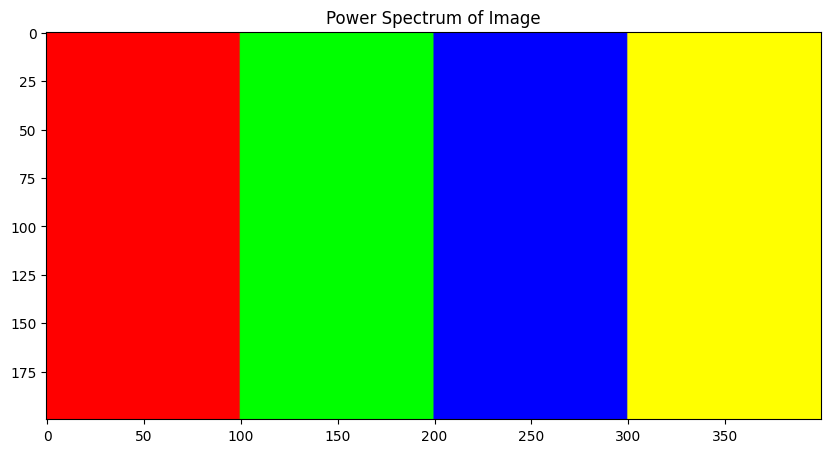
#> input picture output.png, 831 x 453 px
$ jupyter execute --allow-errors analysis.ipynb
#> lines starting #> are read from the running program, lines starting #| are printed output that depends on the picture; long printed decimals are rounded
[cell 1]
import cv2
import numpy as np
import matplotlib.pyplot as plt

[cell 2]
image_path = 'test_code/B00001.png'
images_path = [
    image_path,
    "output.png",
    "wb.png",
]

## Histogram Analysis:

Plot the intensity histogram to understand the distribution of pixel values. Noise often appears as additional peaks or spread in the histogram, especially in low-intensity ranges.

[cell 3]
# Load the PIV image in grayscale
image = cv2.imread(image_path, cv2.IMREAD_GRAYSCALE)

# Check if the image was loaded correctly
#> (the rest of this cell did not finish here and is left out)

[cell 4]
# Load the PIV image in grayscale
image = cv2.imread(images_path[1], cv2.IMREAD_GRAYSCALE)
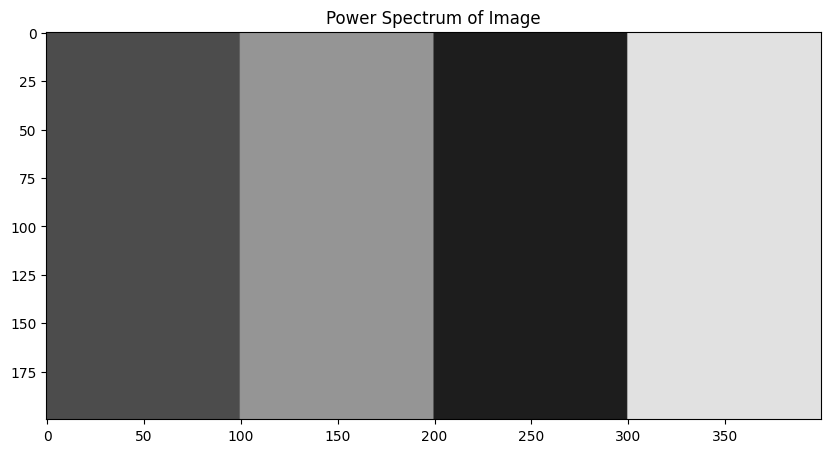
#> image: shape (453, 831); min 0, max 255, mean 144.7

# Check if the image was loaded correctly
if image is None:
    raise ValueError("Image not found or path is incorrect")

# Calculate the histogram
histogram, bin_edges = np.histogram(image, bins=256, range=(0, 255))
#> histogram = 256 values, max 73746 at index 225, min 0 at index 69, mean 1470.5; bin_edges = 257 values from 0 to 255

# Plot the histogram
plt.figure(figsize=(10, 6))
plt.title("Histogram of Pixel Intensities")
plt.xlabel("Pixel Intensity")
plt.ylabel("Frequency")
plt.plot(bin_edges[0:-1], histogram, color='black')
plt.show()
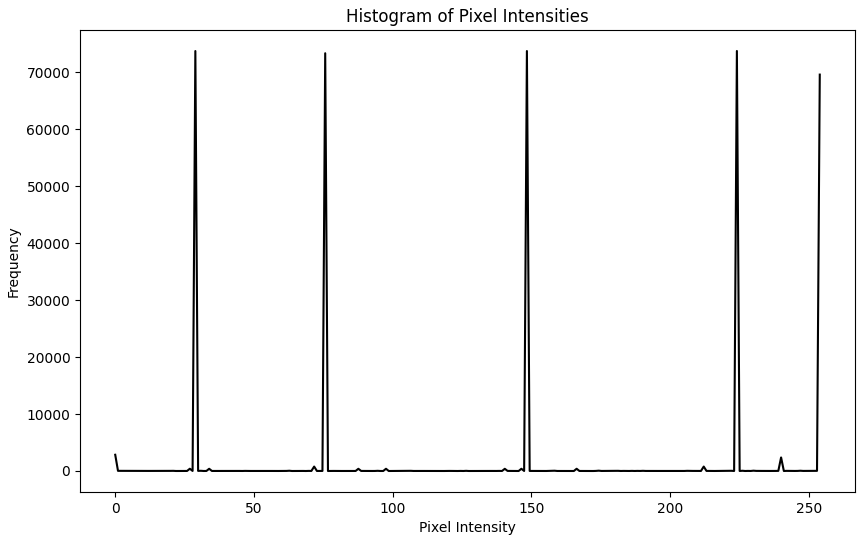
#> figure drawn by matplotlib, 1 panel; curve peaks at x = 224.1, y = 73746

# Optional: Print basic statistics for analysis
mean_intensity = np.mean(image)
#> mean_intensity = 144.7
std_intensity = np.std(image)
#> std_intensity = 85.9
print(f"Mean Intensity: {mean_intensity}")
#| Mean Intensity: 144.703
print(f"Standard Deviation: {std_intensity}")
#| Standard Deviation: 85.902

[cell 5]
# Load the PIV image in grayscale
image = cv2.imread(images_path[2], cv2.IMREAD_GRAYSCALE)
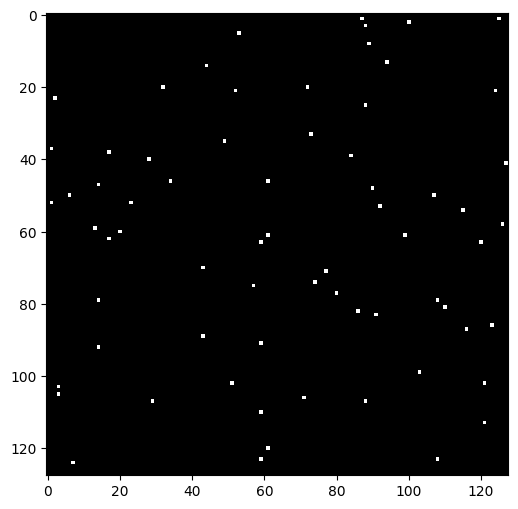
#> input picture wb.png, 518 x 509 px
#> image is the input picture: shape (509, 518); min 0, max 255, mean 47.6

# Check if the image was loaded correctly
if image is None:
    raise ValueError("Image not found or path is incorrect")

# Calculate the histogram
histogram, bin_edges = np.histogram(image, bins=256, range=(0, 255))
#> histogram = 256 values, max 213667 at index 0, min 0 at index 2, mean 1029.9

# Plot the histogram
plt.figure(figsize=(10, 6))
plt.title("Histogram of Pixel Intensities")
plt.xlabel("Pixel Intensity")
plt.ylabel("Frequency")
plt.plot(bin_edges[0:-1], histogram, color='black')
plt.show()
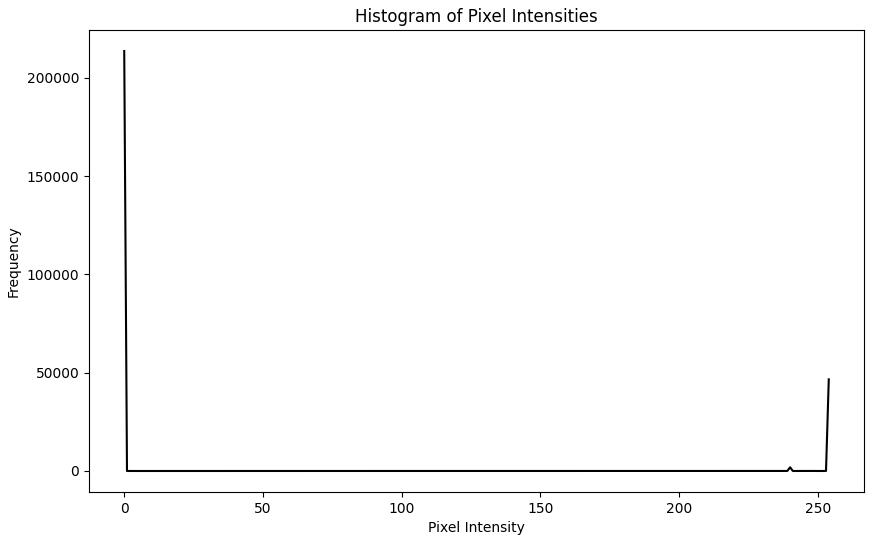
#> figure drawn by matplotlib, 1 panel; curve peaks at x = 0, y = 213667

# Optional: Print basic statistics for analysis
mean_intensity = np.mean(image)
#> mean_intensity = 47.57
std_intensity = np.std(image)
#> std_intensity = 98.95
print(f"Mean Intensity: {mean_intensity}")
#| Mean Intensity: 47.567
print(f"Standard Deviation: {std_intensity}")
#| Standard Deviation: 98.949

## Fourier Analysis:

Transform the image into the frequency domain using a 2D Fast Fourier Transform (FFT). High-frequency components typically represent noise. You can analyze the power spectrum to understand the noise frequency characteristics.

http://www.cas.usf.edu/~cconnor/pot_fields_lectures/Lecture11_mag_2Dfft.pdf

[cell 6]
image = cv2.imread(images_path[0], cv2.IMREAD_GRAYSCALE)

# Perform 2D FFT on the image
#> (the rest of this cell did not finish here and is left out)

[cell 7]
image = cv2.imread("output.png", cv2.IMREAD_GRAYSCALE)

# Perform 2D FFT on the image
fft_image = np.fft.fft2(image)
fft_shifted = np.fft.fftshift(fft_image)
magnitude_spectrum = np.abs(fft_shifted)

# Calculate the power spectrum
power_spectrum = magnitude_spectrum ** 2

# Plot the power spectrum
plt.figure(figsize=(10, 6))
plt.title("Power Spectrum of Image")
plt.imshow(np.log(1 + power_spectrum), cmap='gray')
plt.colorbar()
plt.show()
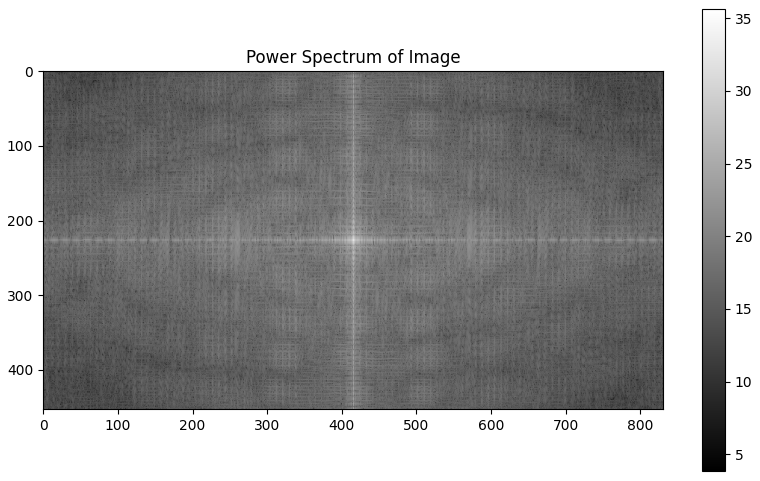
#> figure drawn by matplotlib, 2 panels

[cell 8]
image = cv2.imread("wb.png", cv2.IMREAD_GRAYSCALE)

# Perform 2D FFT on the image
fft_image = np.fft.fft2(image)
fft_shifted = np.fft.fftshift(fft_image)
magnitude_spectrum = np.abs(fft_shifted)
#> magnitude_spectrum: shape (509, 518) float64

# Calculate the power spectrum
power_spectrum = magnitude_spectrum ** 2
#> power_spectrum: shape (509, 518) float64

# Plot the power spectrum
plt.figure(figsize=(10, 6))
plt.title("Power Spectrum of Image")
plt.imshow(np.log(1 + power_spectrum), cmap='gray')
plt.colorbar()
plt.show()
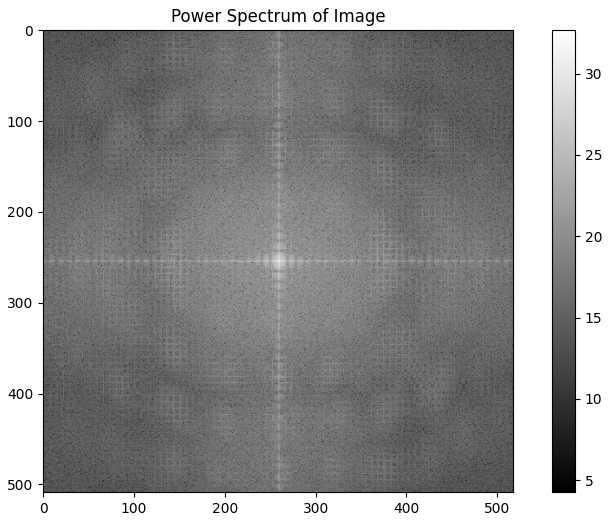
#> figure drawn by matplotlib, 2 panels

## Wavelet Transform:

Decompose the image using wavelets to analyze noise across different scales. This can be helpful for identifying spatially localized noise and separating it from meaningful features.

[cell 9]
import pywt

image = cv2.imread("wb.png", cv2.IMREAD_GRAYSCALE)

# Perform 2D Discrete Wavelet Transform (DWT) on the image
coeffs = pywt.dwt2(image, 'haar')
cA, (cH, cV, cD) = coeffs
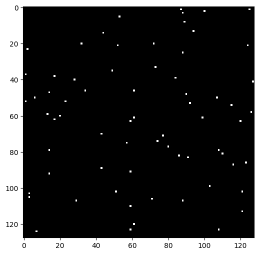
#> cA: shape (255, 259) float64; min 0, max 510, mean 95.9; drawn with min black and max white
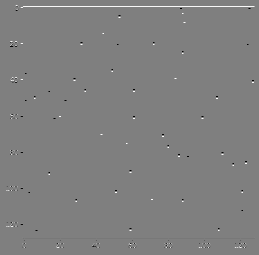
#> cH: shape (255, 259) float64; min -255, max 255, mean 0.8; drawn with min black and max white

# Plot the wavelet coefficients
plt.figure(figsize=(12, 12))
plt.subplot(221)
plt.imshow(cA, cmap='gray')
plt.title("Approximation (cA)")

plt.subplot(222)
plt.imshow(cH, cmap='gray')
plt.title("Horizontal Detail (cH)")

plt.subplot(223)
plt.imshow(cV, cmap='gray')
plt.title("Vertical Detail (cV)")
